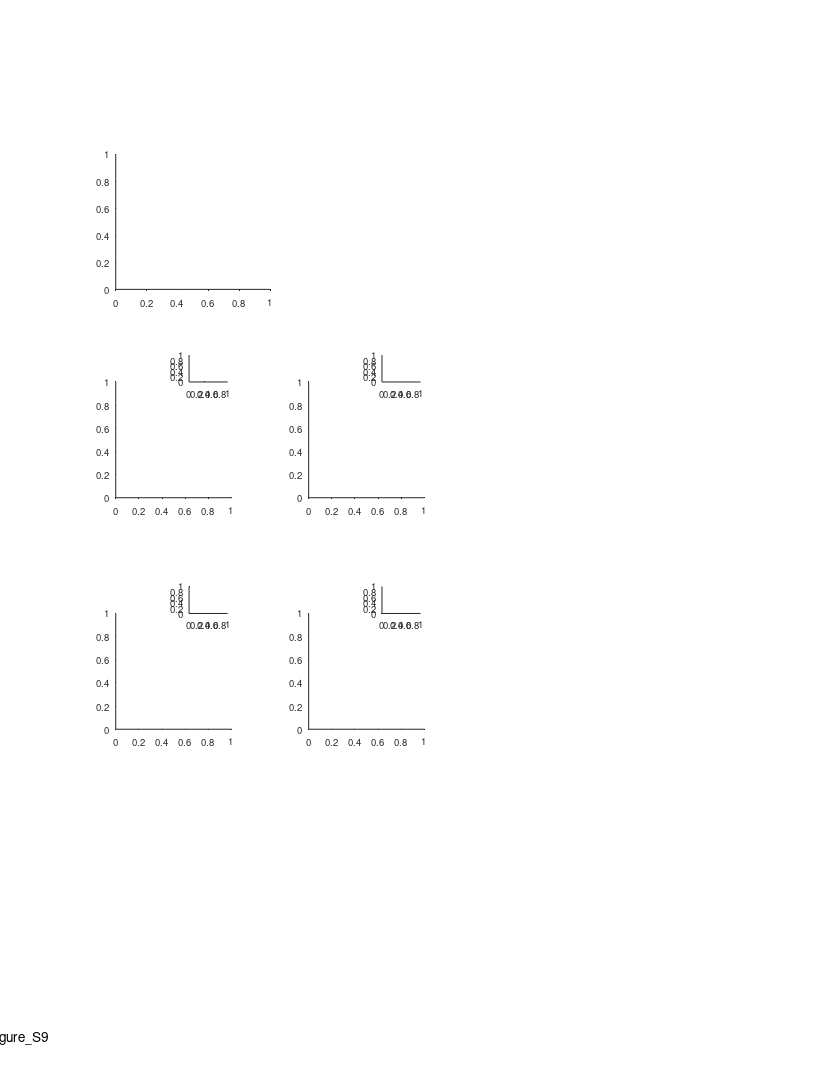

Recreate this plot in MATLAB. (Note: this script raises an error after producing the figure.)
%% Replay - Fig supp 9 - two bats same map criteria
clear 
clc
close all

%% data options 
params_opt = 11; % decoding opt 

%% plotting options

%% graphics params

%% define output files
res_dir =  'L:\paper_replay\figures';
mkdir(res_dir)
fig_name_str = 'Figure_S9';
fig_caption_str = '';
log_name_str = [fig_name_str '_log_file' '.txt'];
log_name_str = strrep(log_name_str , ':', '-');
log_name_str = strrep(log_name_str , ' ', '_');
log_name_out = fullfile(res_dir, log_name_str);

%% open log file
diary off
diary(log_name_out)
diary on
disp('Log file');
disp(['created: ', datestr(clock)]);
disp('======================================================');
disp([fig_name_str ':' fig_caption_str]);   
disp('======================================================');
disp('');

%% create figure
% figure_size_cm = [21.0 29.7]; % ~A4
figure_size_cm = [21.6 27.9]; % ~US letter
fig = figure;
% Some WYSIWYG options:
set(gcf,'DefaultAxesFontSize',7);
set(gcf,'DefaultAxesFontName','helvetica');
set(gcf,'DefaultAxesUnits','centimeters');
set(gcf,'PaperType','usletter')
% set(gcf,'PaperType','<custom>');
set(gcf,'PaperUnits','centimeters','PaperPosition',[0 0 figure_size_cm]);
set(gcf,'PaperOrientation','portrait');
set(gcf,'Units','centimeters','Position',get(gcf,'paperPosition')+[0 0 0 0]); % position on screen...
set(gcf, 'Renderer', 'painters');
% set(gcf, 'color', 'none');
set(groot, 'defaultAxesColor','None')
set(groot, 'defaultAxesTickDir', 'out');
set(groot,  'defaultAxesTickDirMode', 'manual');
annotation('textbox', [0.5 1 0 0], 'String',fig_name_str, 'HorizontalAlignment','center','Interpreter','none', 'FitBoxToText','on');

% create panels
panels{1}(1) = axes('position', [3 20.4 4 3.5]);
panels{2}(1,1) = axes('position', [3 15 3 3]);
panels{2}(1,2) = axes('position', [3+1.9 15+3 1 0.7]);
panels{2}(2,1) = axes('position', [8 15 3 3]);
panels{2}(2,2) = axes('position', [8+1.9 15+3 1 0.7]);
panels{2}(3,1) = axes('position', [3 9 3 3]);
panels{2}(3,2) = axes('position', [3+1.9 9+3 1 0.7]);
panels{2}(4,1) = axes('position', [8 9 3 3]);
panels{2}(4,2) = axes('position', [8+1.9 9+3 1 0.7]);

%% replay directionality bias - plot trend over exposure to enviroenment (resampled version)
load('E:\Tamir\work\PROJECTS\LargeScale\paper_replay\figures\replay_directionality.mat')
% clrs = [epoch_type_clrs,'k'];
% surprise_clipping = 50;
for ii_epoch_type = 3%1:length(epoch_types)
    axes(panels{1}(1));
    cla reset
    hold on
    yline(0,'-','Color',[1 1 1]*0.8,'LineWidth',0.2);
%     c = clrs{ii_epoch_type};
    x = T.session_num_from_exposure;
    y = directionality_binom_surprise2(ii_epoch_type,:);
%     y(~ismember(T.batNum,novelty_exposure_bats)) = nan;
    y(nSeqs(ii_epoch_type,:)<minSeqsThr) = nan;
%     y(y>surprise_clipping) = surprise_clipping;
%    y(y<-surprise_clipping) = -surprise_clipping;
%    ylimits = [-1 1]*surprise_clipping;
   ylimits = [-1 1]*10;
    for ii_bat = 1:length(bats)
        bat_num = bats(ii_bat);
        c = bats_clr_map(bat_num);
        IX = T.bat_num==bat_num;
        xx = x(IX);
        yy = y(IX);
        invalid = isnan(yy);
        xx(invalid) = [];
        yy(invalid) = [];
        plot(xx,yy,'o-','color',c,'DisplayName',"bat "+bat_num,'MarkerFaceColor',c,'MarkerSize',2);
    end

%     nPointsSmooth = 3;
%     k = (nPointsSmooth-1)/2;
%     xi = [-1 1].*k + [(1-k):(max(x)+k)]';
%     xx=[];
%     yy=[];
%     for ii_xi = 1:size(xi,1)
%         TF = x>=xi(ii_xi,1) & x<=xi(ii_xi,2);
%         xx(ii_xi) = nanmedian(x(TF));
%         yy(ii_xi) = nanmedian(y(TF));
%     end
%     plot(xx,yy,'-','Color',c);
    ylim(ylimits)
    ylabel({'Replay directionality index';'(subsampled data)'})
%     text(0.5,0.8,epoch_types{ii_epoch_type},'Units','normalized')
end
hax=gca;
text(.5, 2.8, {'Replay directionality';'all sessions'},'FontSize',9,'HorizontalAlignment','center','Units','normalized')
% legend
% x = [0.3 2]+32;
% y = linspace(0.35,0,3)+0.6;
% plot(x,y(1)*[1 1],'Color',clrs{1},'LineWidth',1.5,'Clipping','off')
% plot(x,y(2)*[1 1],'Color',clrs{2},'LineWidth',1.5,'Clipping','off')
% plot(x,y(3)*[1 1],'Color',clrs{3},'LineWidth',1.5,'Clipping','off')
% x = x(end)+1;
% text(x,y(1), "Sleep", 'FontSize',7)
% text(x,y(2), "Awake", 'FontSize',7)
% text(x,y(3), "Combined", 'FontSize',7)
xlabel('Session no.','Units','normalized','Position',[0.5 -0.05]);
ylim([-1 1]*7)
yticks([-5 0 5])
xticks([1 40])
hax=gca;
hax.XRuler.TickLength(1) = 0.02;
hax.YRuler.TickLength(1) = 0.035;
hax.XRuler.TickLabelGapOffset = -1;
hax.YRuler.TickLabelGapOffset = 0;
% text(5.5,-0.75,"\leftarrow"+"session #"+example_session_num_form_exposure,'FontSize',8)
h=annotation('textarrow');
h.Parent=hax;
h.X = [6 5];
h.Y = [1 1]*3.5;
% h.String = {'  SAS=4'};
h.FontSize = 7; h.HeadLength = 4; h.HeadWidth = 3; h.HeadStyle = 'cback2';
h.HorizontalAlignment = 'left';
h.VerticalAlignment = 'middle';
h=annotation('textarrow');
h.Parent=hax;
h.X = 16 + [0 0.1];
h.Y = -5.65 + [0 0];
% h.String = {'SAS=8   '};
h.FontSize = 7; h.HeadLength = 4; h.HeadWidth = 3; h.HeadStyle = 'cback2';
h.HorizontalAlignment = 'right';
h.VerticalAlignment = 'middle';
h=annotation('textarrow');
h.Parent=hax;
h.X = 25 + [0 1];
h.Y = -4.4 + [0 0];
% h.String = {'SAS=27 '};
h.FontSize = 7; h.HeadLength = 4; h.HeadWidth = 3; h.HeadStyle = 'cback2';
h.HorizontalAlignment = 'right';
h.VerticalAlignment = 'middle';
h=annotation('textarrow');
h.Parent=hax;
h.X = 30 + [0 -0.1];
h.Y = -5.8 + [0 0];
% h.String = {'   SAS=19'};
h.FontSize = 7; h.HeadLength = 4; h.HeadWidth = 3; h.HeadStyle = 'cback2';
h.HorizontalAlignment = 'left';
h.VerticalAlignment = 'middle';

%% load data 2bats cross overs
% data_filename = 'F:\sequences\figures\replay_vs_crossover\replay_vs_crossover_opt_11_replay position between 25-115.mat';
data_filename = 'F:\sequences\figures\replay_vs_crossover\replay_vs_crossover_opt_11_replay position between 25-115 & same map.mat';
% data_filename = 'F:\sequences\figures\replay_vs_crossover\replay_vs_crossover_opt_11_replay position between 25-115 & same map & forward.mat';
% data_filename = 'F:\sequences\figures\replay_vs_crossover\replay_vs_crossover_opt_11_replay position between 25-115 & same map & reverse.mat';
% data_filename = 'F:\sequences\figures\replay_vs_crossover\replay_vs_crossover_opt_11_replay position between 25-115 & replay distance_gt_5.mat';
% data_filename = 'F:\sequences\figures\replay_vs_crossover\replay_vs_crossover_opt_11_replay position between 25-115 & replay distance_gt_10.mat';
% data_filename = 'F:\sequences\figures\replay_vs_crossover\replay_vs_crossover_opt_11_replay position between 25-115 & forward.mat';
% data_filename = 'F:\sequences\figures\replay_vs_crossover\replay_vs_crossover_opt_11_replay position between 25-115 & reverse.mat';
data = load(data_filename);

%% Main scatter plot - prev crossover
axes(panels{2}(1,1))
hold on
X = data.x(data.TF);
Y = data.y(data.TF);
scatter(X,Y,5,'k','filled');
axis equal
xlim([0 135])
ylim([0 135])
xticks(linspace(0,135,4))
yticks(linspace(0,135,4))
xlabel('Previous cross-over position (m)', 'Units','normalized', 'Position',[0.5 -0.16]);
ylabel('Replay position (m)', 'Units','normalized', 'Position',[-0.2 .5]);
% text(0.8,0.3,"n = "+ data.stats.n,'Units','normalized','FontSize',9);
% text(0.6,0.2,"r = "+ sprintf('%.2g',data.stats.Pearson.r), 'Units','normalized','FontSize',7);
% text(0.6,0.1,"P = "+ sprintf('%.2g',data.stats.Pearson.p), 'Units','normalized','FontSize',7);
text(.05,1.1,"{\rho} = "+ sprintf('%.2f',data.stats.Spearman.r), 'Units','normalized','FontSize',7);
text(.05,1.0,"p = "+ sprintf('%.2g',data.stats.Spearman.p), 'Units','normalized','FontSize',7);
% text(.3,1.3,"n = "+ sprintf('%d',sum(data.TF)), 'Units','normalized','FontSize',7);
% text(0,-.4,data.msg_str, 'Units','normalized','FontSize',10);
h=refline(1,0);
h.Color = .8.*[1 1 1];
h.LineWidth = 1.5;
hax=gca;
hax.XRuler.TickLength(1) = 0.035;
hax.YRuler.TickLength(1) = 0.024;
hax.XRuler.TickLabelGapOffset = -.5;
hax.YRuler.TickLabelGapOffset = 1;

%% shuffling test (revision)
nreps = 1000;
rng(0);
r_shuffles = zeros(1,nreps);
for ii = 1:nreps
    IX = randperm(length(X));
    r_shuffles(ii) = corr(X(IX)',Y','type','Spearman');
end
r = corr(X',Y','type','Spearman');
z = (r-mean(r_shuffles))./std(r_shuffles);
pval_nonparam = mean(r<r_shuffles);
[~,pval_ttest] = ttest(r_shuffles,r,'Tail','left');
pval_z = (1-normcdf(z));
[~,pval_z2] = ztest(r_shuffles,r,std(r_shuffles),'Tail','left');
% fig3 = figure(Units="centimeters",Position=[5 5 20 20]);
% hold on
%%
axes(panels{2}(1,2))
cla reset
hold on
histogram(r_shuffles,'FaceColor',[1 1 1]*0.5);
xline(r,'-r');
xlabel('{\rho}','Units','normalized','Position',[0.5 .1])
% title({'2-bats crossover replay correlation, shuffle analysis';sprintf('pval non-parametric (vs shuffles) = %.2g (n=%d shuffles)',pval_nonparam,nreps)});
% fig3_filename = 'E:\Tamir\work\PROJECTS\LargeScale\paper_replay\figures\cell_revision\2bats_shuffle_corr';
% exportgraphics(fig3,[fig3_filename '.pdf'],'BackgroundColor','white');
% saveas(fig3,fig3_filename,'pdf');
ylim([0 120])
xticks([])
yticks([])
text(0.5,1.25,"p = "+ sprintf('%.2g',pval_nonparam), 'Units','normalized','FontSize',7,'HorizontalAlignment','Center');


%% Scatter plot (control - next crossover)
axes(panels{2}(2,1))
cla
hold on
X = [data.seqs_all.next_co_pos];
Y = data.y;
X = X(data.TF)';
Y = Y(data.TF)';
[stats.Pearson.r, stats.Pearson.p] = corr(X,Y,'type','Pearson',rows='pairwise',tail='right');
[stats.Spearman.r, stats.Spearman.p] = corr(X,Y,'type','Spearman',rows='pairwise',tail='right');
scatter(X,Y,5,'k','filled');
axis equal
xlim([0 135])
ylim([0 135])
xticks(linspace(0,135,4))
yticks(linspace(0,135,4))
xlabel('Next cross-over position (m)', 'Units','normalized', 'Position',[0.5 -0.16]);
ylabel('Replay position (m)', 'Units','normalized', 'Position',[-0.2 .5]);
% text(0.8,0.3,"n = "+ data.stats.n,'Units','normalized','FontSize',9);
% text(0.8,0.2,"r = "+ sprintf('%.2g',stats.Pearson.r), 'Units','normalized','FontSize',7);
% text(0.8,0.1,"P = "+ sprintf('%.2g',stats.Pearson.p), 'Units','normalized','FontSize',7);
text(.05,1.2,"{\rho} = "+ sprintf('%.2f',stats.Spearman.r), 'Units','normalized','FontSize',7);
text(.05,1.1,"p = "+ sprintf('%.2f',stats.Spearman.p), 'Units','normalized','FontSize',7);
h=refline(1,0);
h.Color = .8.*[1 1 1];
h.LineWidth = 1.5;
hax=gca;
hax.XRuler.TickLength(1) = 0.035;
hax.YRuler.TickLength(1) = 0.024;
hax.XRuler.TickLabelGapOffset = -.5;
hax.YRuler.TickLabelGapOffset = 1;

%% shuffling test (revision)
nreps = 1000;
rng(0);
r_shuffles = zeros(1,nreps);
for ii = 1:nreps
    IX = randperm(length(X));
    r_shuffles(ii) = corr(X(IX),Y,'type','Spearman');
end
r = corr(X,Y,'type','Spearman');
z = (r-mean(r_shuffles))./std(r_shuffles);
pval_nonparam = mean(r<r_shuffles);
[~,pval_ttest] = ttest(r_shuffles,r,'Tail','left');
pval_z = (1-normcdf(z));
[~,pval_z2] = ztest(r_shuffles,r,std(r_shuffles),'Tail','left');
% fig3 = figure(Units="centimeters",Position=[5 5 20 20]);
% hold on
%%
axes(panels{2}(2,2))
cla reset
hold on
histogram(r_shuffles,'FaceColor',[1 1 1]*0.5);
xline(r,'-r');
xlabel('{\rho}','Units','normalized','Position',[0.5 .1])
% title({'2-bats crossover replay correlation, shuffle analysis';sprintf('pval non-parametric (vs shuffles) = %.2g (n=%d shuffles)',pval_nonparam,nreps)});
% fig3_filename = 'E:\Tamir\work\PROJECTS\LargeScale\paper_replay\figures\cell_revision\2bats_shuffle_corr';
% exportgraphics(fig3,[fig3_filename '.pdf'],'BackgroundColor','white');
% saveas(fig3,fig3_filename,'pdf');
ylim([0 120])
xticks([])
yticks([])
text(0.5,1.25,"p = "+ sprintf('%.2g',pval_nonparam), 'Units','normalized','FontSize',7,'HorizontalAlignment','Center');

%% Scatter plot (control - 2-back previous)
axes(panels{2}(3,1))
cla
hold on
X = [data.seqs_all.prev_2_co_pos];
Y = data.y;
X = X(data.TF)';
Y = Y(data.TF)';
[stats.Pearson.r, stats.Pearson.p] = corr(X,Y,'type','Pearson',rows='pairwise',tail='right');
[stats.Spearman.r, stats.Spearman.p] = corr(X,Y,'type','Spearman',rows='pairwise',tail='right');
scatter(X,Y,5,'k','filled');
axis equal
xlim([0 135])
ylim([0 135])
xticks(linspace(0,135,4))
yticks(linspace(0,135,4))
xlabel({'2-back previous';'cross-over position (m)'}, 'Units','normalized', 'Position',[0.5 -0.16]);
ylabel('Replay position (m)', 'Units','normalized', 'Position',[-0.2 .5]);
% text(0.8,0.3,"n = "+ data.stats.n,'Units','normalized','FontSize',9);
% text(0.8,0.2,"r = "+ sprintf('%.2g',stats.Pearson.r), 'Units','normalized','FontSize',7);
% text(0.8,0.1,"P = "+ sprintf('%.2g',stats.Pearson.p), 'Units','normalized','FontSize',7);
text(.05,1.2,"{\rho} = "+ sprintf('%.2f',stats.Spearman.r), 'Units','normalized','FontSize',7);
text(.05,1.1,"p = "+ sprintf('%.2f',stats.Spearman.p), 'Units','normalized','FontSize',7);
h=refline(1,0);
h.Color = .8.*[1 1 1];
h.LineWidth = 1.5;
hax=gca;
hax.XRuler.TickLength(1) = 0.035;
hax.YRuler.TickLength(1) = 0.024;
hax.XRuler.TickLabelGapOffset = -.5;
hax.YRuler.TickLabelGapOffset = 1;

%% shuffling test (revision)
nreps = 1000;
rng(0);
r_shuffles = zeros(1,nreps);
for ii = 1:nreps
    IX = randperm(length(X));
    r_shuffles(ii) = corr(X(IX),Y,'type','Spearman','rows','pairwise');
end
r = corr(X,Y,'type','Spearman','rows','pairwise');
z = (r-mean(r_shuffles))./std(r_shuffles);
pval_nonparam = mean(r<r_shuffles);
[~,pval_ttest] = ttest(r_shuffles,r,'Tail','left');
pval_z = (1-normcdf(z));
[~,pval_z2] = ztest(r_shuffles,r,std(r_shuffles),'Tail','left');
% fig3 = figure(Units="centimeters",Position=[5 5 20 20]);
% hold on
%%
axes(panels{2}(3,2))
cla reset
hold on
histogram(r_shuffles,'FaceColor',[1 1 1]*0.5);
xline(r,'-r');
xlabel('{\rho}','Units','normalized','Position',[0.5 .1])
% title({'2-bats crossover replay correlation, shuffle analysis';sprintf('pval non-parametric (vs shuffles) = %.2g (n=%d shuffles)',pval_nonparam,nreps)});
% fig3_filename = 'E:\Tamir\work\PROJECTS\LargeScale\paper_replay\figures\cell_revision\2bats_shuffle_corr';
% exportgraphics(fig3,[fig3_filename '.pdf'],'BackgroundColor','white');
% saveas(fig3,fig3_filename,'pdf');
ylim([0 120])
xticks([])
yticks([])
text(0.5,1.25,"p = "+ sprintf('%.2g',pval_nonparam), 'Units','normalized','FontSize',7,'HorizontalAlignment','Center');


%% Scatter plot (control - 3-back previous)
axes(panels{2}(4,1))
cla
hold on
X = [data.seqs_all.prev_3_co_pos];
Y = data.y;
X = X(data.TF)';
Y = Y(data.TF)';
[stats.Pearson.r, stats.Pearson.p] = corr(X,Y,'type','Pearson',rows='pairwise',tail='right');
[stats.Spearman.r, stats.Spearman.p] = corr(X,Y,'type','Spearman',rows='pairwise',tail='right');
scatter(X,Y,5,'k','filled');
axis equal
xlim([0 135])
ylim([0 135])
xticks(linspace(0,135,4))
yticks(linspace(0,135,4))
xlabel({'3-back previous';'cross-over position (m)'}, 'Units','normalized', 'Position',[0.5 -0.16]);
ylabel('Replay position (m)', 'Units','normalized', 'Position',[-0.2 .5]);
% text(0.8,0.3,"n = "+ data.stats.n,'Units','normalized','FontSize',9);
% text(0.8,0.2,"r = "+ sprintf('%.2g',stats.Pearson.r), 'Units','normalized','FontSize',7);
% text(0.8,0.1,"P = "+ sprintf('%.2g',stats.Pearson.p), 'Units','normalized','FontSize',7);
text(.05,1.2,"{\rho} = "+ sprintf('%.2f',stats.Spearman.r), 'Units','normalized','FontSize',7);
text(.05,1.1,"p = "+ sprintf('%.2f',stats.Spearman.p), 'Units','normalized','FontSize',7);
h=refline(1,0);
h.Color = .8.*[1 1 1];
h.LineWidth = 1.5;
hax=gca;
hax.XRuler.TickLength(1) = 0.035;
hax.YRuler.TickLength(1) = 0.024;
hax.XRuler.TickLabelGapOffset = -.5;
hax.YRuler.TickLabelGapOffset = 1;

%% shuffling test (revision)
nreps = 1000;
rng(0);
r_shuffles = zeros(1,nreps);
for ii = 1:nreps
    IX = randperm(length(X));
    r_shuffles(ii) = corr(X(IX),Y,'type','Spearman','rows','pairwise');
end
r = corr(X,Y,'type','Spearman','rows','pairwise');
z = (r-mean(r_shuffles))./std(r_shuffles);
pval_nonparam = mean(r<r_shuffles);
[~,pval_ttest] = ttest(r_shuffles,r,'Tail','left');
pval_z = (1-normcdf(z));
[~,pval_z2] = ztest(r_shuffles,r,std(r_shuffles),'Tail','left');
% fig3 = figure(Units="centimeters",Position=[5 5 20 20]);
% hold on
%%
axes(panels{2}(4,2))
cla reset
hold on
histogram(r_shuffles,'FaceColor',[1 1 1]*0.5);
xline(r,'-r');
xlabel('{\rho}','Units','normalized','Position',[0.5 .1])
% title({'2-bats crossover replay correlation, shuffle analysis';sprintf('pval non-parametric (vs shuffles) = %.2g (n=%d shuffles)',pval_nonparam,nreps)});
% fig3_filename = 'E:\Tamir\work\PROJECTS\LargeScale\paper_replay\figures\cell_revision\2bats_shuffle_corr';
% exportgraphics(fig3,[fig3_filename '.pdf'],'BackgroundColor','white');
% saveas(fig3,fig3_filename,'pdf');
ylim([0 120])
xticks([])
yticks([])
text(0.5,1.25,"p = "+ sprintf('%.2g',pval_nonparam), 'Units','normalized','FontSize',7,'HorizontalAlignment','Center');


%% add panel letters
font_size = 11;
axes(panels{1}(1))
text(-0.26,1.1, 'A', 'Units','normalized','FontWeight','bold','FontSize',font_size);
axes(panels{2}(1,1))
text(-0.35,1.12, 'B', 'Units','normalized','FontWeight','bold','FontSize',font_size);
axes(panels{2}(2,1))
text(-0.35,1.12, 'C', 'Units','normalized','FontWeight','bold','FontSize',font_size);
axes(panels{2}(3,1))
text(-0.35,1.12, 'D', 'Units','normalized','FontWeight','bold','FontSize',font_size);
axes(panels{2}(4,1))
text(-0.35,1.12, 'E', 'Units','normalized','FontWeight','bold','FontSize',font_size);

%%
fig_name = sprintf('%s',fig_name_str);
% fig_name = sprintf('%s_panel_B_opt_%d',fig_name,behavior_ex_opt);
% fig_name = sprintf('%s_max_tdiff_%ds',fig_name,timediff_max);
[~,data_str,~] = fileparts(data_filename);
fig_name = sprintf('%s__%s',fig_name,data_str);
file_out = fullfile(res_dir, fig_name);
print(gcf, file_out, '-dpdf', '-cmyk', '-painters');
disp('figure saved!')

%%
